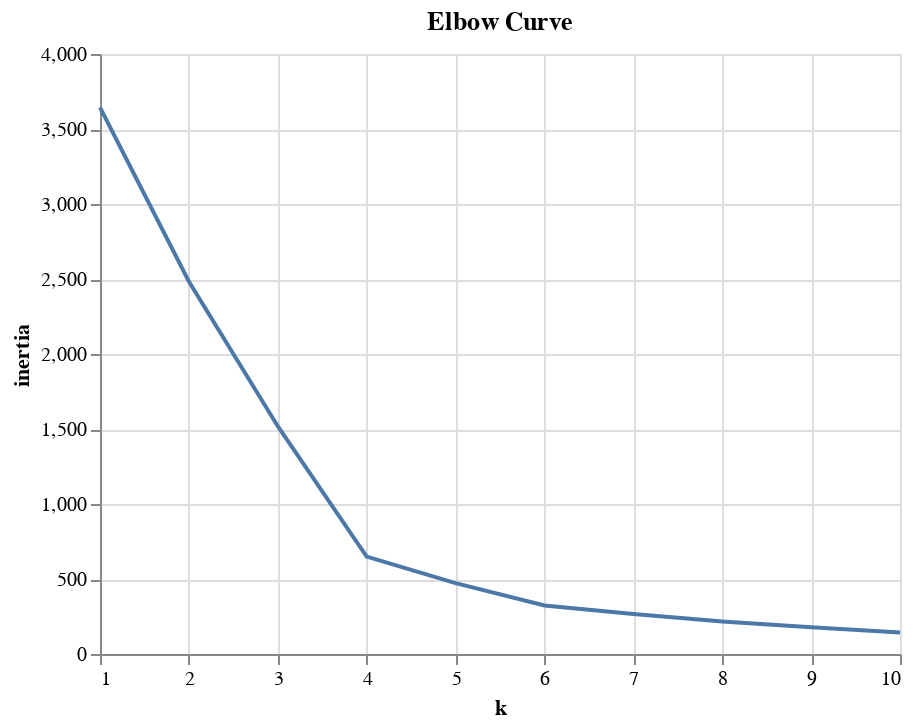

The notebook cell this image was saved under:
### Markdown cell above
### Clustering Crytocurrencies Using K-Means

#### Finding the Best Value for `k` Using the Elbow Curve

### Code cell
inertia = []
k = list(range(1, 11))

# Calculate the inertia for the range of k values
for i in k:
    km = KMeans(n_clusters=i, random_state=0)
    km.fit(df_crypto_pca)
    inertia.append(km.inertia_)

# Create the Elbow Curve using Altair
elbow_data = {"k": k, "inertia": inertia}
df_elbow = pd.DataFrame(elbow_data)

alt.Chart(df_elbow, title = "Elbow Curve").mark_line().encode(
    x='k',
    y='inertia'
   )

### Figure 1 — Vega-Lite specification as saved in the notebook (floating-point values rounded to 4 significant figures)
{"config": {"view": {"continuousWidth": 400, "continuousHeight": 300}}, "data": {"name": "data-41eca6fccf8f79385bf22a53137e0fb6"}, "mark": "line", "encoding": {"x": {"type": "quantitative", "field": "k"}, "y": {"type": "quantitative", "field": "inertia"}}, "title": "Elbow Curve", "$schema": "https://vega.github.io/schema/vega-lite/v4.8.1.json", "datasets": {"data-41eca6fccf8f79385bf22a53137e0fb6": [{"k": 1, "inertia": 3644.0}, {"k": 2, "inertia": 2484.0}, {"k": 3, "inertia": 1519.0}, {"k": 4, "inertia": 649.4}, {"k": 5, "inertia": 472.3}, {"k": 6, "inertia": 323.1}, {"k": 7, "inertia": 266.1}, {"k": 8, "inertia": 216.5}, {"k": 9, "inertia": 177.6}, {"k": 10, "inertia": 143.9}]}}
